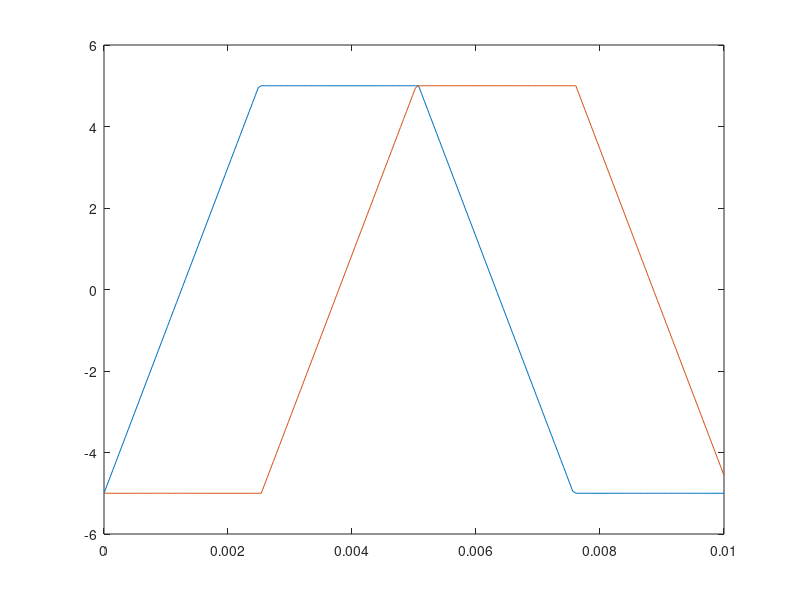

MATLAB code for this plot:
amp=10; 
fs=20500;  % sampling frequency
duration=1;
freqL=100;
freqR=100;
values=[(0:1/fs:duration)' (0:1/fs:duration)'];

signal=[amp.*sin(2.*pi.* freqL.*values(:,1))  amp.*sin(2.*pi.*freqR.*values(:,2) + pi/2)]; %sine waves
%draw a square
% /
frame = 0.0025;
x = 0:1/fs:frame;   x = x';
rise = (amp .* x ./ frame) - ones(length(x),1) .* (amp ./2);
fall = -rise;
low = ones(length(x),1) .* (-amp/2);
high = -low;
squareWaveL = [rise; high; fall; low]; squareWaveL = squareWaveL(1:end-2);
squareWaveR = [low; rise; high; fall]; squareWaveR = squareWaveR(1:end-2);
x = 0:1/fs:(frame*4) ;   x = x';
%signal = [repmat(squareWaveL, duration/frame,1) repmat(squareWaveR, duration/frame,1)];
figure(1);
plot(x, squareWaveL, x, squareWaveR)

simTres = 0.005;  %simulation time resolution
persistenceFrames = 2;
%for c = 1: duration/simTres - persistenceFrames  
 %   figure(2);
  %  plot(signal(fs*simTres*c:fs*simTres*(c+persistenceFrames),1), signal(fs*simTres*c:fs*simTres*(c+persistenceFrames),2));
   % pause(0.001)
%end
sound(signal)